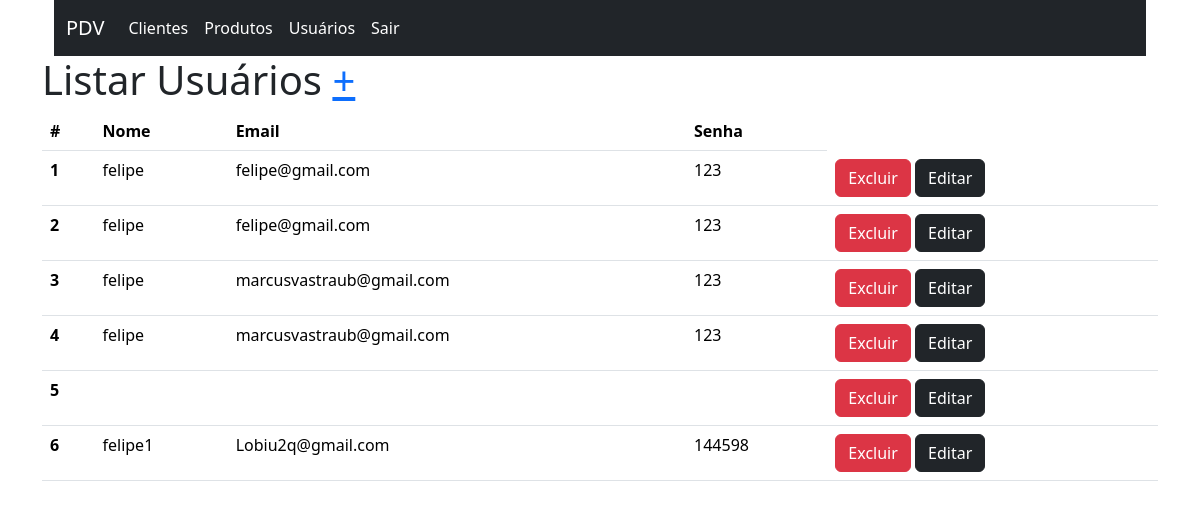
Page /usuarios/index.php (signed in) on the committed database.
### tables this page shows
CREATE TABLE `usuarios` (
  `id` int(11) NOT NULL AUTO_INCREMENT,
  `nome` varchar(255) NOT NULL,
  `email` varchar(255) NOT NULL,
  `senha` varchar(255) NOT NULL,
  PRIMARY KEY (`id`)
);

### usuarios/index.php (the view, shortened to what this page needs)
<?php
include('../conexao.php');
?>
<html>
<head>
    <link href="https://cdn.jsdelivr.net/npm/bootstrap@5.3.2/dist/css/bootstrap.min.css" rel="stylesheet">
</head>
<body>
<div class="container">
    <?php include '../menu.php';?>
    <h1>Listar Usuários <a href="add.php">+</a></h1>
    <table class="table">
        <thead>
        <tr>
            <th scope="col">#</th>
            <th scope="col">Nome</th>
            <th scope="col">Email</th>
            <th scope="col">Senha</th>
        </tr>
        </thead>
        <tbody>
        <?php
        $consulta = $conexao->query("select * from usuarios");
        while ($linha = $consulta->fetch(PDO::FETCH_ASSOC)){
            ?>
            <tr>
                <th scope="row"><?php echo $linha["id"]?></th>
                <td><?php echo $linha["nome"]?></td>
                <td><?php echo $linha["email"]?></td>
                <td><?php echo $linha["senha"]?></td>
                <td>
                    <a href="delete.php?id=<?php echo $linha["id"]?>" onclick="return confirm('Deseja realmente excluir?')"><button type="button" class="btn btn-danger">Excluir</button></a>
                    <a href="edit.php?id=<?php echo $linha["id"]?>"> <button type="button" class="btn btn-dark">Editar</button></a>
                </td>
            </tr>
        <?php }?>
        </tbody>
    </table>
</div>
</body>
</html>

### menu.php (shortened to what this page needs)
<div class="container">
    <nav class="navbar navbar-expand-md navbar-dark bg-dark">
        <div class="container-fluid">
            <a class="navbar-brand" href="#">PDV</a>
            <div class="collapse navbar-collapse" id="navbarCollapse">
                <ul class="navbar-nav me-auto mb-2 mb-md-0">
                    <li class="nav-item">
                        <a class="nav-link active" aria-current="page" href="/pdv/clientes/index.php">Clientes</a>
                    </li>
                    <li class="nav-item">
                        <a class="nav-link active" aria-current="page" href="/pdv/produtos/index.php">Produtos</a>
                    </li>
                    <li class="nav-item">
                        <a class="nav-link active" aria-current="page" href="/pdv/usuarios/index.php">Usuários</a>
                    </li>
                    <li class="nav-item">
                        <a class="nav-link active" aria-current="page" href="/pdv/sair.php">Sair</a>
                    </li>
                </ul>
            </div>
        </div>
    </nav>
</div>

### rows in the picture
usuarios: id "1", nome "felipe", email "felipe@gmail.com", senha "123"
usuarios: id "2", nome "felipe", email "felipe@gmail.com", senha "123"
usuarios: id "3", nome "felipe", email "marcusvastraub@gmail.com", senha "123"
usuarios: id "4", nome "felipe", email "marcusvastraub@gmail.com", senha "123"
usuarios: id "5"
usuarios: id "6", nome "felipe1", email "Lobiu2q@gmail.com", senha "144598"
